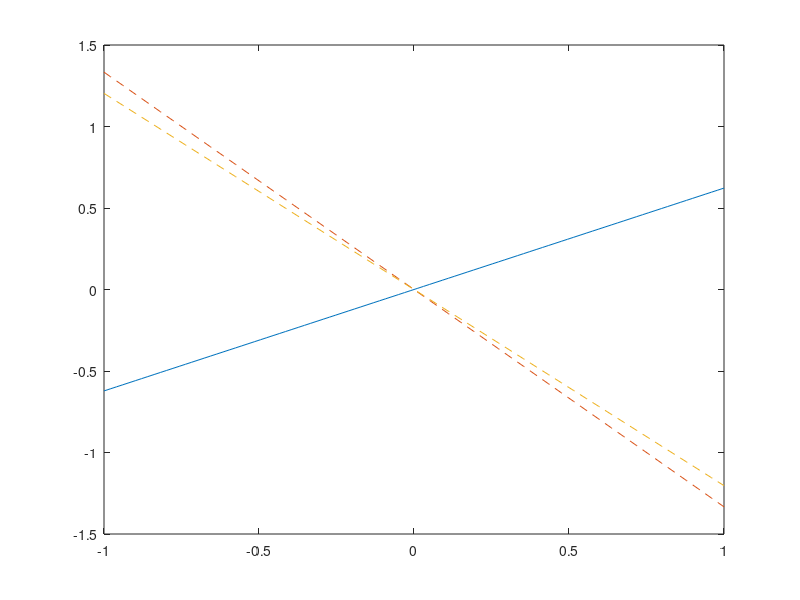

This chart was generated by the following MATLAB code: (Note: this script raises an error after producing the figure.)
% We set the random seed for reproducable results. 
rng(42);



datasize = 1000;
% We start be generating a random hyperplane. 
w = [randi([-100 100]) randi([-100 100])];

% Draw the plane
func = @(x) -(w(1)*x/w(2));
x = linspace(-1, 1);
y = func(x);

% Generate random sample data
data = -1 + (1-(-1)).*rand(datasize, 2);

% Create labels for the data
for i = 1 : datasize
    x1 = data(i, 1);
    y1 = data(i, 2);
    if y1 < func(x1)
        labels(i) = -1;
    else
        labels(i) = 1;
    end
end

% Plotting
figure
plot(x, y)
hold on
w = [4 3]
func = @(x) -(w(1)*x/w(2));
plot(x, func(x), '--')

w = w' + labels(11) * data(11,:)'
func1 = @(x) -(w(1)*x/w(2));
plot(x, func1(x), '--')


for i = 1:datasize
    if(labels(i) < 0)
        scatter(data(i,1),data(i,2), 'o', 'green')
    else
        scatter(data(i,1),data(i,2), '+', 'red')
    end
end
        
axis([-1.1,1.1,-1.1,1.1])